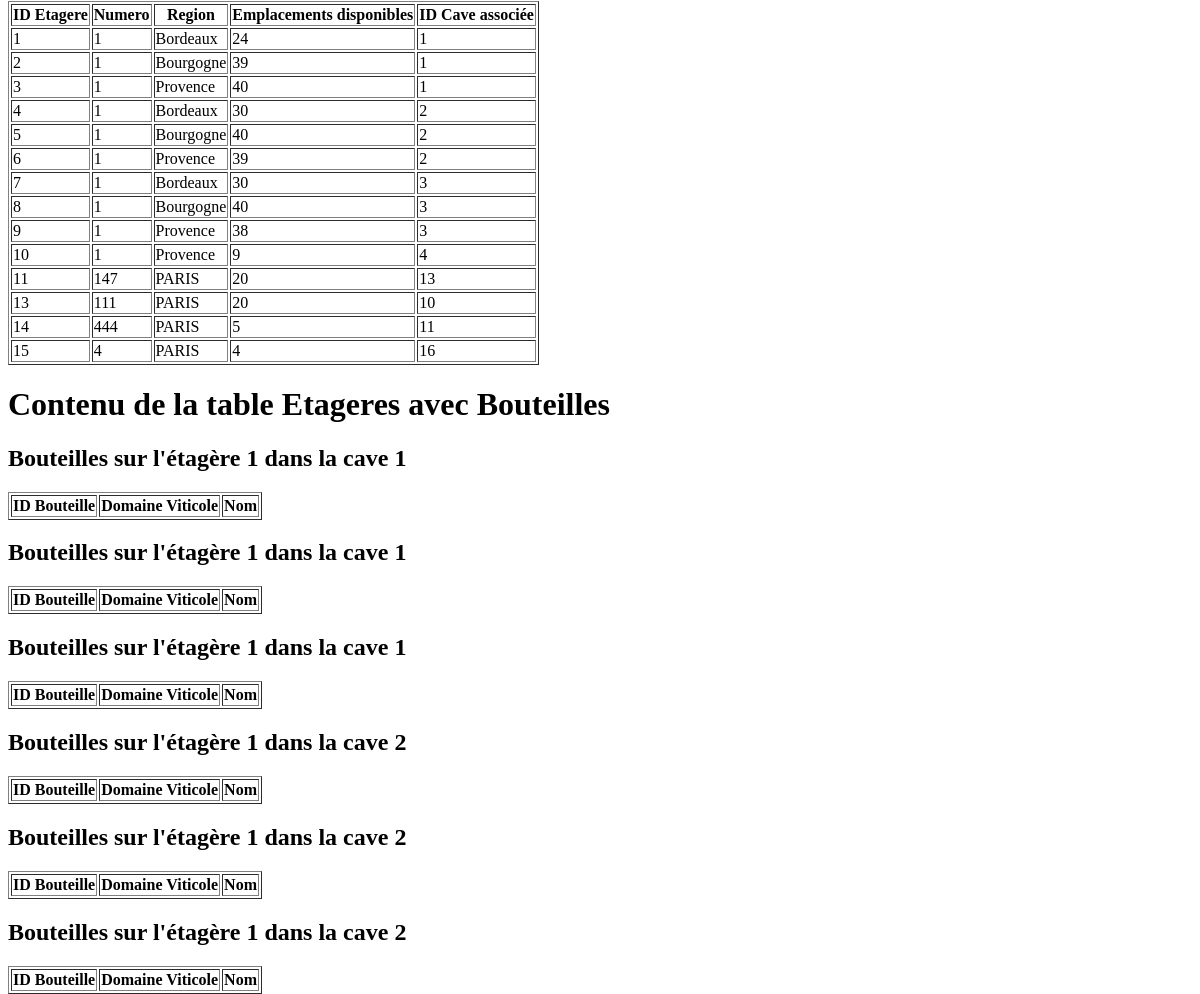
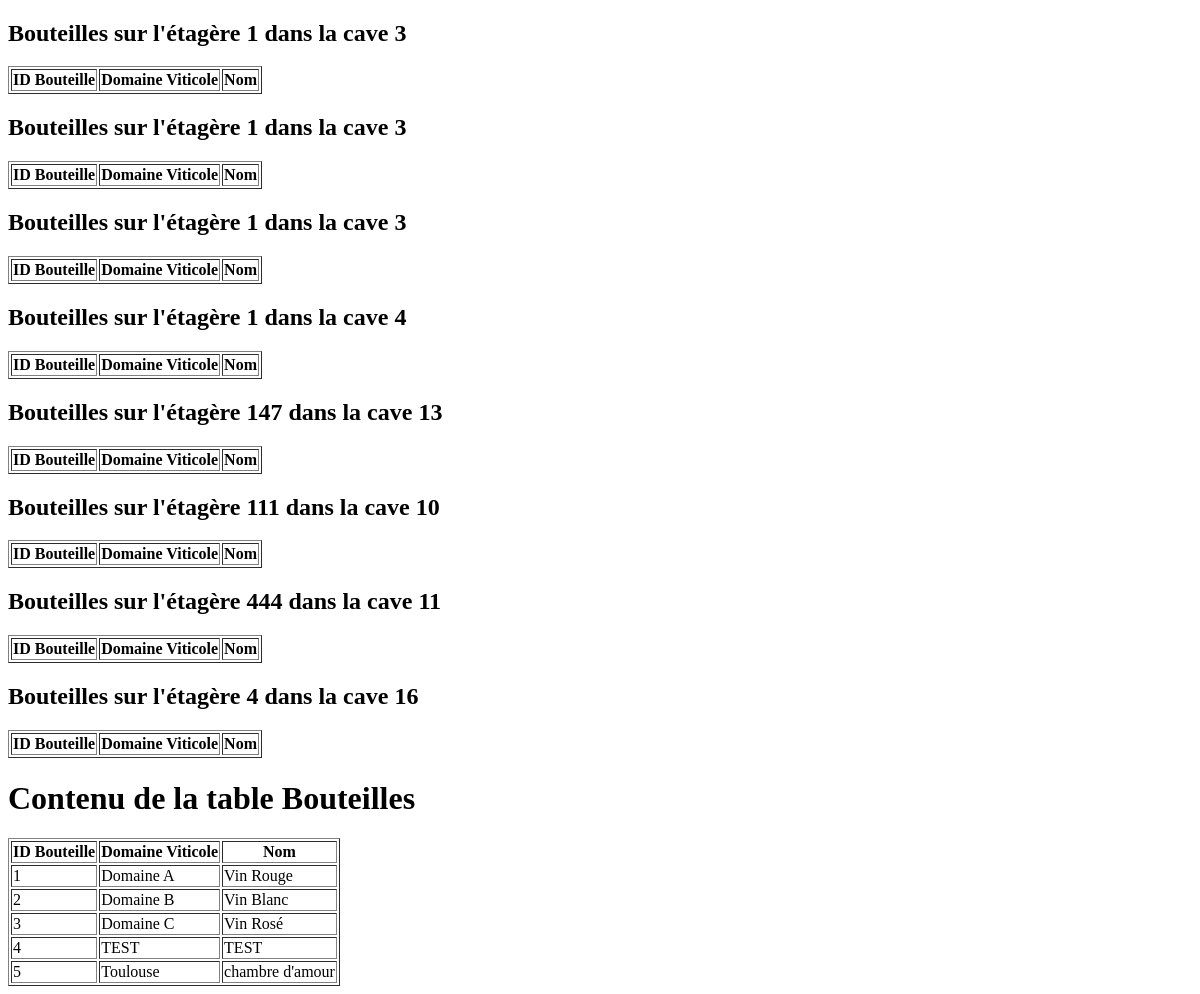
The page /debug (lower part) on the database as committed earlier (2 pictures, top to bottom).
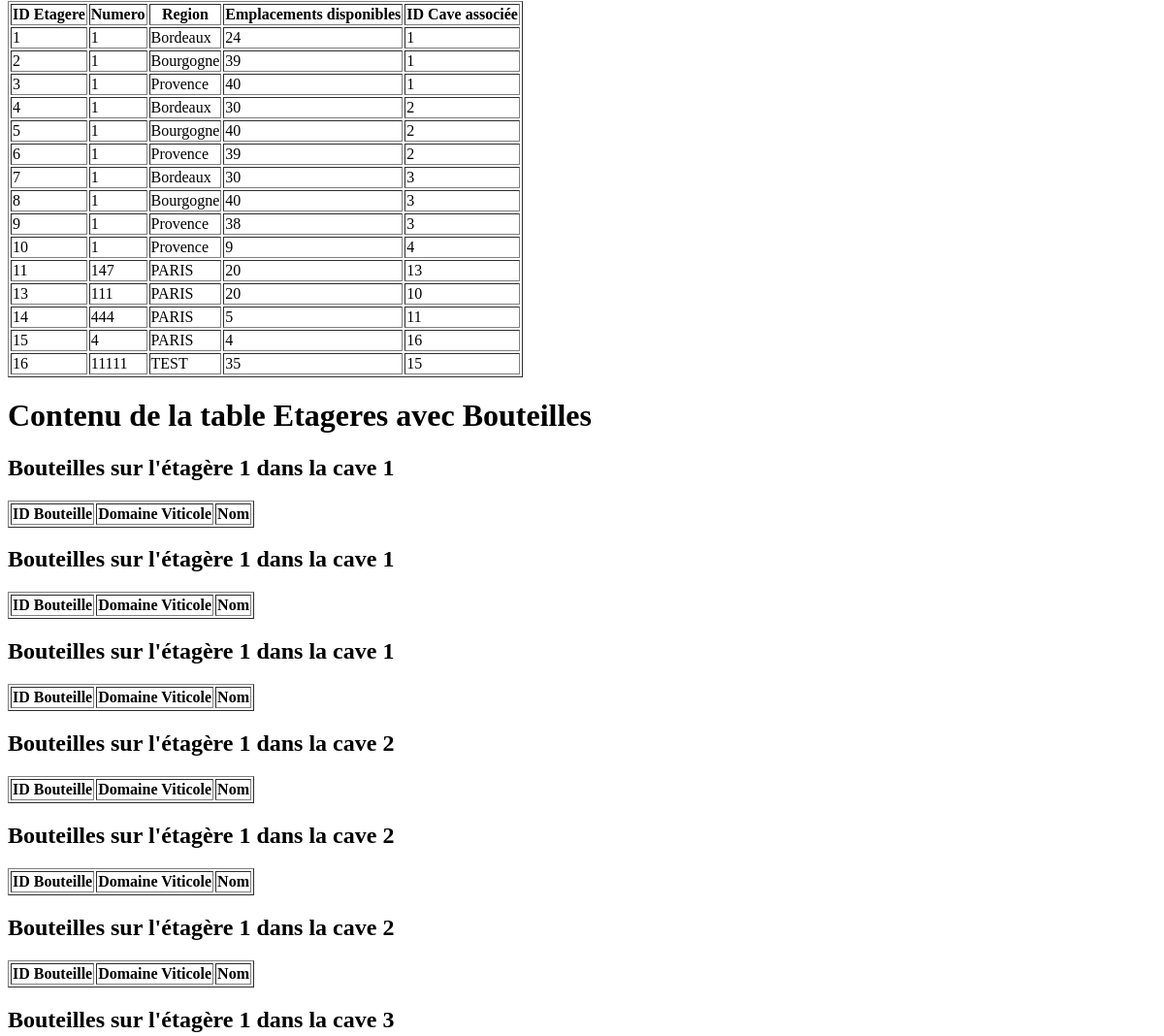
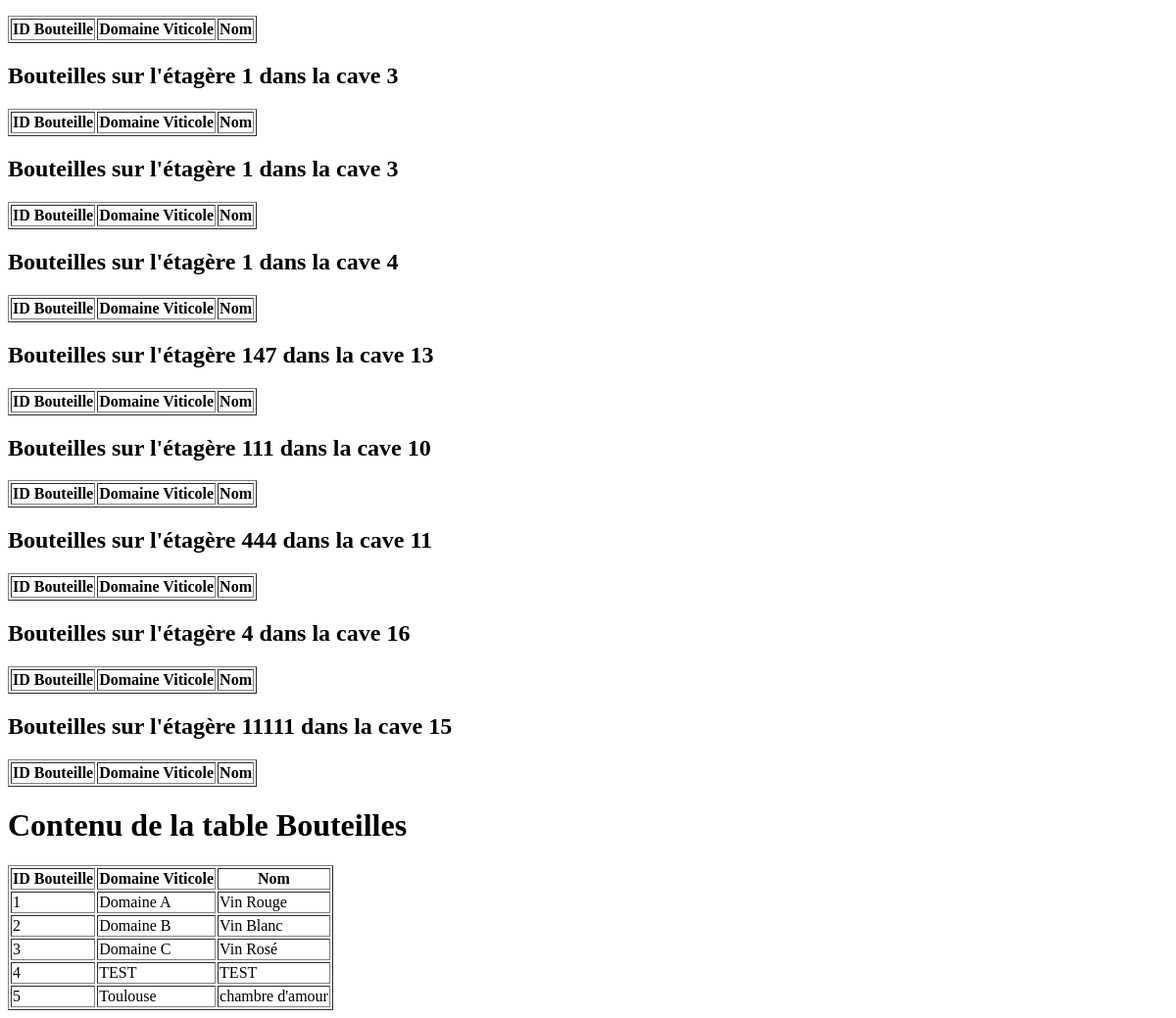
The same page on the database as committed later (2 pictures, top to bottom).
### tables this page shows
CREATE TABLE Etageres (
                id_etagere INTEGER PRIMARY KEY,
                numero INTEGER NOT NULL,
                region TEXT NOT NULL,
                emplacements_disponibles INTEGER NOT NULL,
                cave_associee_id INTEGER NOT NULL,
                FOREIGN KEY (cave_associee_id) REFERENCES Caves(id_cave)
            );

CREATE TABLE Bouteilles (
                id_bouteille INTEGER PRIMARY KEY,
                domaine_viticole TEXT NOT NULL,
                nom TEXT NOT NULL,
                type TEXT NOT NULL,
                annee INTEGER NOT NULL,
                region TEXT NOT NULL,
                commentaires TEXT,
                note_personnelle TEXT,
                note_moyenne TEXT,
                photo_etiquette TEXT,
                prix REAL
            );

### app.py (the view)
@app.route("/debug")
def afficher_tables():
    conn = sqlite3.connect("bdd.db")
    c = conn.cursor()
    c.execute("SELECT * FROM Utilisateurs")
    utilisateurs = c.fetchall()
    c.execute("SELECT * FROM Caves")
    caves = c.fetchall()
    c.execute("SELECT * FROM Etageres")
    etageres = c.fetchall()
    c.execute("SELECT * FROM Bouteilles")
    bouteilles = c.fetchall()
    conn.close()
    return render_template(
        "affichage_tables.html",
        utilisateurs=utilisateurs,
        caves=caves,
        etageres=etageres,
        bouteilles=bouteilles,
    )

### templates/affichage_tables.html (shortened to what this page needs)
<!DOCTYPE html>
<html lang="en">
<table border="1">
    <tr>
        <th>ID Etagere</th>
        <th>Numero</th>
        <th>Region</th>
        <th>Emplacements disponibles</th>
        <th>ID Cave associée</th>
    </tr>
    {% for etagere in etageres %}
    <tr>
        <td>{{ etagere[0] }}</td>
        <td>{{ etagere[1] }}</td>
        <td>{{ etagere[2] }}</td>
        <td>{{ etagere[3] }}</td>
        <td>{{ etagere[4] }}</td>
    </tr>
    {% endfor %}
</table>
<h1>Contenu de la table Etageres avec Bouteilles</h1>
{% for etagere in etageres %}
    <h2>Bouteilles sur l'étagère {{ etagere[1] }} dans la cave {{ etagere[4] }}</h2>
    <table border="1">
        <tr>
            <th>ID Bouteille</th>
            <th>Domaine Viticole</th>
            <th>Nom</th>
        </tr>
    </table>
{% endfor %}
<h1>Contenu de la table Bouteilles</h1>
<table border="1">
    <tr>
        <th>ID Bouteille</th>
        <th>Domaine Viticole</th>
        <th>Nom</th>
    </tr>
    {% for bouteille in bouteilles %}
    <tr>
        <td>{{ bouteille[0] }}</td>
        <td>{{ bouteille[1] }}</td>
        <td>{{ bouteille[2] }}</td>
    </tr>
    {% endfor %}
</table>
</html>

Rows that differ between the two databases and show on the page:
added Etageres: id_etagere "16", numero "11111", region "TEST", emplacements_disponibles "35", cave_associee "15"
